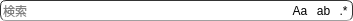
<?xml version="1.0" encoding="UTF-8"?>
<ui version="4.0">
 <class>SearchInputField</class>
 <widget class="QFrame" name="SearchInputField">
  <property name="geometry">
   <rect>
    <x>0</x>
    <y>0</y>
    <width>353</width>
    <height>21</height>
   </rect>
  </property>
  <property name="windowTitle">
   <string>Frame</string>
  </property>
  <property name="styleSheet">
   <string notr="true">QLineEdit, QToolButton {
	background: transparent;
	border: none;
	border-radius: 4px;
}
QFrame {
    border: 1px solid #343434;
    border-bottom: 1px solid #a0a0a0;
    background-color: palette(base);
    border-radius: 6px;
}
QFrame[active=&quot;true&quot;] {
    border-bottom: 1px solid palette(highlight);
}
QToolButton:hover {
    background-color: palette(midlight);
}
QToolButton:checked {
    background-color: palette(highlight);
}</string>
  </property>
  <layout class="QHBoxLayout" name="horizontalLayout">
   <property name="spacing">
    <number>0</number>
   </property>
   <property name="leftMargin">
    <number>0</number>
   </property>
   <property name="topMargin">
    <number>0</number>
   </property>
   <property name="rightMargin">
    <number>0</number>
   </property>
   <property name="bottomMargin">
    <number>0</number>
   </property>
   <item>
    <widget class="QLineEdit" name="searchInput">
     <property name="placeholderText">
      <string>検索</string>
     </property>
    </widget>
   </item>
   <item>
    <widget class="QToolButton" name="caseSensitiveButton">
     <property name="toolTip">
      <string>大文字と小文字を区別する (Aa)</string>
     </property>
     <property name="text">
      <string>Aa</string>
     </property>
     <property name="checkable">
      <bool>true</bool>
     </property>
    </widget>
   </item>
   <item>
    <widget class="QToolButton" name="wholeWordButton">
     <property name="toolTip">
      <string>単語全体と一致する (ab)</string>
     </property>
     <property name="text">
      <string>ab</string>
     </property>
     <property name="checkable">
      <bool>true</bool>
     </property>
    </widget>
   </item>
   <item>
    <widget class="QToolButton" name="regexButton">
     <property name="toolTip">
      <string>正規表現を使用する (.*)</string>
     </property>
     <property name="text">
      <string>.*</string>
     </property>
     <property name="checkable">
      <bool>true</bool>
     </property>
    </widget>
   </item>
  </layout>
 </widget>
 <resources/>
 <connections/>
</ui>
